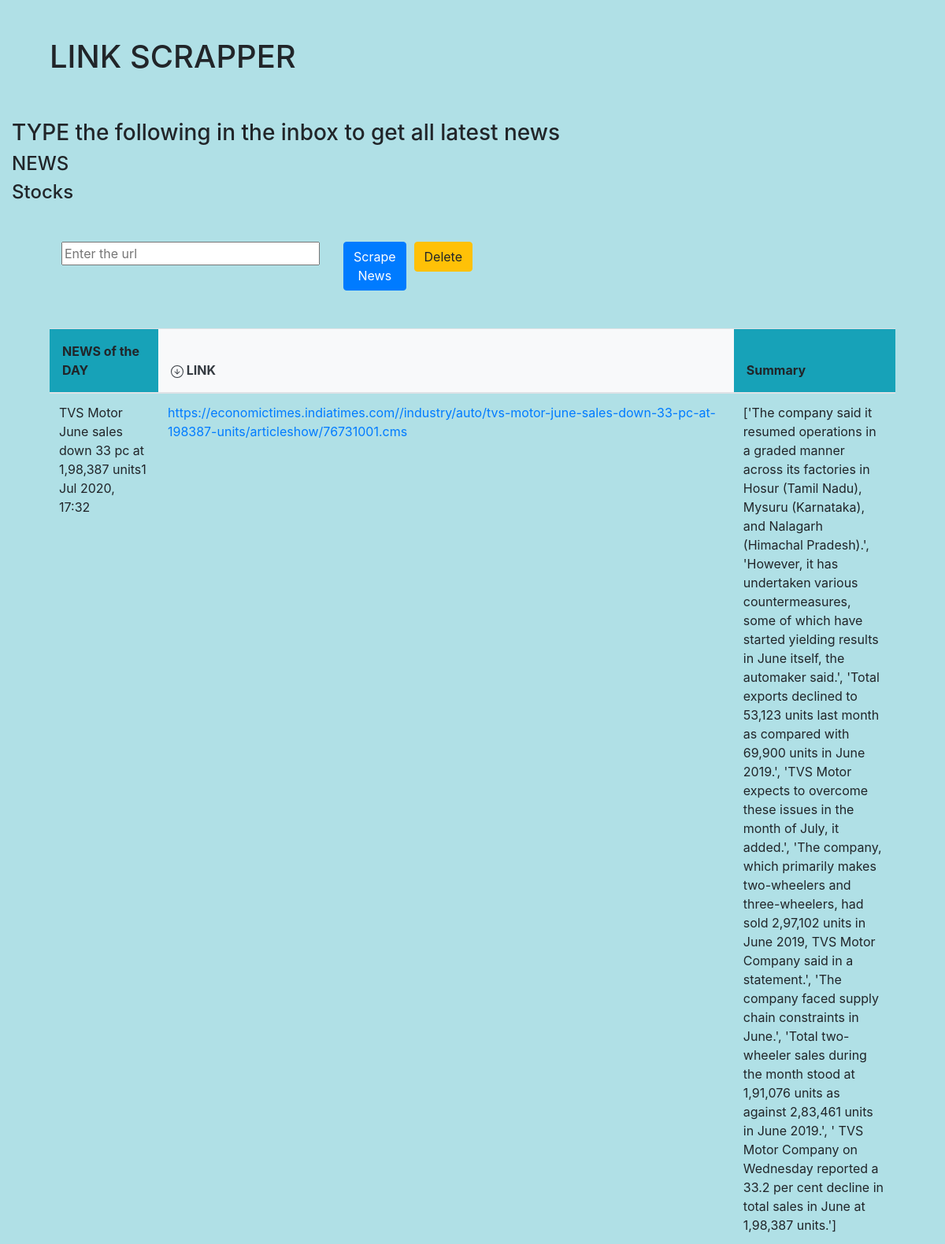
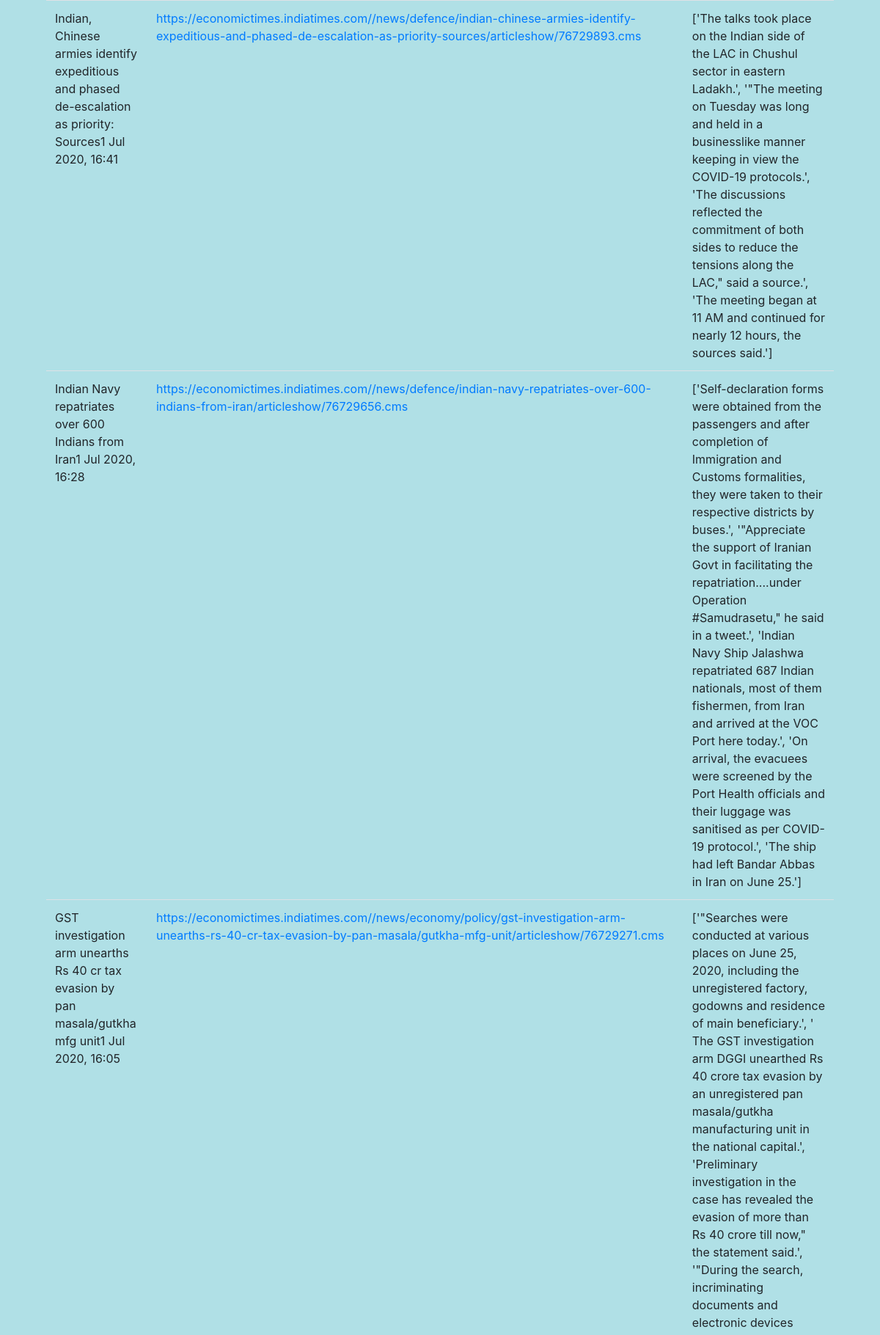
The page / (upper part) on the database its author committed (2 pictures, top to bottom).
### myapp/models.py (models this page shows, shortened)
class Link(models.Model):
	Link_address=models.CharField(max_length=1000,null=True,blank=True)
	Link_name=models.CharField(max_length=1000,null=True,blank=True)
	Summary=models.TextField(max_length=5000,null=True,blank=True)

### myapp/views.py (the view)
# urls.py: path('',views.Scrape,name="Scrape"),
def Scrape(request):
	if(request.method=="POST"):
		site=request.POST.get("site"," ")
		if(site=="news"):
			searchString="https://economictimes.indiatimes.com/" + site +"/"
			page1=requests.get(searchString)
			soup1=BeautifulSoup(page1.content,"html.parser")
			for link in soup1.find_all("article",{"class":"newslist"}):
				if(len(link.text.split(" "))>4):
					link_address="https://economictimes.indiatimes.com/"+link.a.get("href")
					summary=Summary(link_address)
					link_name=link.h4.text
					Link.objects.create(Link_address=link_address,Link_name=link_name,Summary=summary)
			return  HttpResponseRedirect('/')
		if(site=="stocks"):
			searchString2="https://www.livemint.com/market/stock-market-news"
			page2=requests.get(searchString2)
			soup2=BeautifulSoup(page2.content,"html.parser")
			for link in soup2.find_all("h2",{"class":"headline"}):
				link_address="https://www.livemint.com/market/stock-market-news"+link.a.get("href")
				link_name=link.text
				Link.objects.create(Link_address=link_address,Link_name=link_name,Summary=summary)
			return  HttpResponseRedirect('/')
	else:
		data=Link.objects.all()
	return render(request,"myapp/final_view.html",{"data" : data})

### myapp/templates/myapp/final_view.html (shortened to what this page needs)
<!DOCTYPE html>
<html lang="en">
<head>
	<link rel="stylesheet" href="https://stackpath.bootstrapcdn.com/bootstrap/4.3.1/css/bootstrap.min.css">
</head>
<body style="background-color:powderblue;">
<div class="container-fluid" >
 	<div class="row">
		<div class="col-md-4 m-5">
			<h1>LINK SCRAPPER</h1>
		</div>
 	</div>
    <h3> TYPE the following in the inbox to get all latest news 	</h3>
    	<h4>NEWS</h4>
    	<h4>Stocks</h4>
	<div class="row m-5">
		<div class="col-md-4 ">
			<form method="POST" action="/">
				<input class="form-control-file" name="site" type="text" id="site" placeholder="Enter the url">
		</div>
			<div class="col-md-1">
				<button class="btn btn-primary" type="Submit">Scrape News</button>
			</div>
			<div class="col-md-6">
				<a class="btn btn-warning" href="/delete">Delete </a>
			</div>
	</div>
 <div class="row m-5">
 		<div class="col-md-20">
 			<table class="table ">
  				<thead>
  					<tr>
       						<th class=" p-3 mb-2 bg-info text- #001a4d m-10">NEWS of the DAY</th>
      							<th class=" p-3 mb-2 bg-light text-dark">
								     LINK
							</th>
							<th class=" p-3 mb-10 bg-info text- #001a4d m-10">Summary</th>
    				</tr>
    			</div>
  				<tbody>
  						{% for link in data %}
    					<tr style="background-color:Light blue;">
      				 <td>{{link.Link_name}}</td>
						<td>{{link.Link_address|urlize}}</td>
						<td>{{link.Summary}}</td>
    					</tr>
    				{% endfor  %}
  				</tbody>
 	</div>
 </div>
</body>
</html>

### rows shown on the page
Link: Link_name "TVS Motor June sales down 33 pc at 1,98,387 units1 Jul 2020, 17:32", Link_address "https://economictimes.indiatimes.com//industry/auto/tvs-motor-june-sales-down-33-pc-at-198387-units/articleshow/76731001.cms", Summary "['The company said it resumed operations in a graded manner across its factories in Hosur (Tamil Nadu), Mysuru (Karnataka), and Nalagarh (Himachal Pradesh).', 'However, it has undertaken various countermeasures, some of which have started yielding results in June itself, the automaker said.', 'Total exports declined to 53,123 units last month as compared with 69,900 units in June 2019.', 'TVS Motor expects to overcome these issues in the month of July, it added.', 'The company, which primarily makes two-wheelers and three-wheelers, had sold 2,97,102 units in June 2019, TVS Motor Company said in a statement.', 'The company faced supply chain constraints in June.', 'Total two-wheeler sales…"
Link: Link_name "Indian, Chinese armies identify expeditious and phased de-escalation as priority: Sources1 Jul 2020, 16:41", Link_address "https://economictimes.indiatimes.com//news/defence/indian-chinese-armies-identify-expeditious-and-phased-de-escalation-as-priority-sources/articleshow/76729893.cms", Summary "['The talks took place on the Indian side of the LAC in Chushul sector in eastern Ladakh.', '\"The meeting on Tuesday was long and held in a businesslike manner keeping in view the COVID-19 protocols.', 'The discussions reflected the commitment of both sides to reduce the tensions along the LAC,\" said a source.', 'The meeting began at 11 AM and continued for nearly 12 hours, the sources said.']"
Link: Link_name "Indian Navy repatriates over 600 Indians from Iran1 Jul 2020, 16:28", Link_address "https://economictimes.indiatimes.com//news/defence/indian-navy-repatriates-over-600-indians-from-iran/articleshow/76729656.cms", Summary "['Self-declaration forms were obtained from the passengers and after completion of Immigration and Customs formalities, they were taken to their respective districts by buses.', '\"Appreciate the support of Iranian Govt in facilitating the repatriation....under Operation #Samudrasetu,\" he said in a tweet.', 'Indian Navy Ship Jalashwa repatriated 687 Indian nationals, most of them fishermen, from Iran and arrived at the VOC Port here today.', 'On arrival, the evacuees were screened by the Port Health officials and their luggage was sanitised as per COVID-19 protocol.', 'The ship had left Bandar Abbas in Iran on June 25.']"
Link: Link_name "GST investigation arm unearths Rs 40 cr tax evasion by pan masala/gutkha mfg unit1 Jul 2020, 16:05", Link_address "https://economictimes.indiatimes.com//news/economy/policy/gst-investigation-arm-unearths-rs-40-cr-tax-evasion-by-pan-masala/gutkha-mfg-unit/articleshow/76729271.cms"
